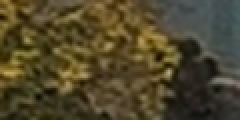
#> input picture problem2/data2/pictures/n_122.png, 120 x 60 px, given as the content of the folder data2/pictures/n_122.pngpictures/, which was not available (shown 2 times larger)
$ python car-cross-line-detection.py data2/pictures/n_122.png
#> lines starting #> are read from the running program, lines starting #| are printed output that depends on the picture; pictures that were not available may be replaced by others from this repository, and a replacement may not be noted
import os
import sys
import numpy as np
import cv2
from sklearn.svm import SVC
from sklearn.model_selection import train_test_split
import matplotlib.pyplot as plt

def load_image(path):
    return cv2.cvtColor(cv2.imread(path), cv2.COLOR_BGR2GRAY)
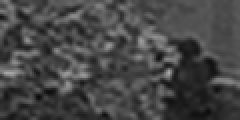
#> returned value: shape (60, 120) (shown 2 times larger); min 9, max 168, mean 69.9

# [23 lines left out: function detect_vertical_red_line, not called in this run]

def get_hog():
    img_size = (60, 120)
    nbins = 9
    cell_size = (8, 8)
    block_size = (2, 2)
    hog = cv2.HOGDescriptor(_winSize=(img_size[1] // cell_size[1] * cell_size[1],
                                      img_size[0] // cell_size[0] * cell_size[0]),
                            _blockSize=(block_size[1] * cell_size[1],
                                        block_size[0] * cell_size[0]),
                            _blockStride=(cell_size[1], cell_size[0]),
                            _cellSize=(cell_size[1], cell_size[0]),
                            _nbins=nbins)
    return hog

def classify_window(window, clf_svm, hog):
    features = hog.compute(window).reshape(1, -1)
    return clf_svm.predict_proba(features)[0][1]

# [83 lines left out: functions jaccard_index_similar, detect_cars, process_video, not called in this run]

data_path = sys.argv[1]
train_dir = data_path +'pictures/'

pos_imgs = []
neg_imgs = []

for img_name in os.listdir(train_dir):
    img_path = os.path.join(train_dir, img_name)
    img = load_image(img_path)
    if 'p_' in img_name:
        pos_imgs.append(img)
    elif 'n_' in img_name:
        neg_imgs.append(img)

pos_features = []
neg_features = []
labels = []

hog = get_hog()

for img in pos_imgs:
    pos_features.append(hog.compute(img))
    labels.append(1)
#> after the loop, labels = []; pos_features = []

for img in neg_imgs:
    neg_features.append(hog.compute(img))
    labels.append(0)
#> this loop made 1 pass
#> after the loop, labels = [0]; neg_features = 1 item

#> (the run stopped early here; a loop or call above may not have finished)

$ run again, on problem2/data2/pictures/n_125.png
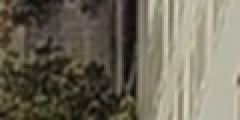
#> input picture problem2/data2/pictures/n_125.png, 120 x 60 px, given as the content of the folder data2/pictures/n_125.pngpictures/, which was not available (shown 2 times larger)
#> in load_image, `return cv2.cvtColor(cv2.imread(path), cv2.COLOR_BGR2GRAY)`:
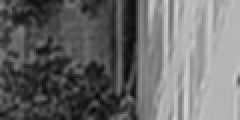
#> returned value: shape (60, 120) (shown 2 times larger); min 9, max 208, mean 105.5
#> after the loop `for img in pos_imgs:`: labels = []
#> the loop `for img in neg_imgs:` made 1 pass
#> after the loop `for img in neg_imgs:`: labels = [0]; neg_features = 1 item
